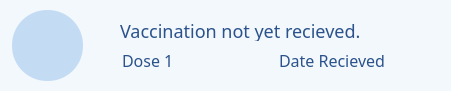
      <widget class="QFrame" name="vaccineDose1FramePP">
       <property name="geometry">
        <rect>
         <x>400</x>
         <y>250</y>
         <width>451</width>
         <height>91</height>
        </rect>
       </property>
       <property name="styleSheet">
        <string notr="true">background: #F2F8FC;
border-radius: 40px;</string>
       </property>
       <property name="frameShape">
        <enum>QFrame::StyledPanel</enum>
       </property>
       <property name="frameShadow">
        <enum>QFrame::Raised</enum>
       </property>
       <widget class="QLabel" name="vaccineIcon1FramePP">
        <property name="geometry">
         <rect>
          <x>12</x>
          <y>10</y>
          <width>71</width>
          <height>71</height>
         </rect>
        </property>
        <property name="styleSheet">
         <string notr="true">background: #C4DBF4;
border-radius: 35px;</string>
        </property>
        <property name="text">
         <string/>
        </property>
        <property name="scaledContents">
         <bool>false</bool>
        </property>
        <property name="alignment">
         <set>Qt::AlignCenter</set>
        </property>
       </widget>
       <widget class="QLabel" name="showDose1BatchPP">
        <property name="geometry">
         <rect>
          <x>122</x>
          <y>50</y>
          <width>151</width>
          <height>20</height>
         </rect>
        </property>
        <property name="font">
         <font>
          <family>Avenir Next</family>
          <pointsize>-1</pointsize>
          <weight>25</weight>
          <bold>false</bold>
         </font>
        </property>
        <property name="styleSheet">
         <string notr="true">font-weight: 200;
font-size: 16px;
color:#2B528C;

</string>
        </property>
        <property name="text">
         <string>Dose 1</string>
        </property>
       </widget>
       <widget class="QLabel" name="showDose1NamePP">
        <property name="geometry">
         <rect>
          <x>120</x>
          <y>20</y>
          <width>271</width>
          <height>21</height>
         </rect>
        </property>
        <property name="font">
         <font>
          <family>Arial Rounded MT Bold</family>
          <pointsize>-1</pointsize>
          <weight>37</weight>
          <bold>false</bold>
         </font>
        </property>
        <property name="styleSheet">
         <string notr="true">font-weight: 300;
font-size: 18px;
color:#2B528C;

</string>
        </property>
        <property name="text">
         <string>Vaccination not yet recieved.</string>
        </property>
        <property name="alignment">
         <set>Qt::AlignLeading|Qt::AlignLeft|Qt::AlignVCenter</set>
        </property>
       </widget>
       <widget class="QLabel" name="showDose1DatePP">
        <property name="geometry">
         <rect>
          <x>274</x>
          <y>50</y>
          <width>111</width>
          <height>20</height>
         </rect>
        </property>
        <property name="font">
         <font>
          <family>Avenir Next</family>
          <pointsize>-1</pointsize>
          <weight>25</weight>
          <bold>false</bold>
         </font>
        </property>
        <property name="styleSheet">
         <string notr="true">font-weight: 200;
font-size: 16px;
color:#2B528C;

</string>
        </property>
        <property name="text">
         <string>Date Recieved</string>
        </property>
        <property name="alignment">
         <set>Qt::AlignRight|Qt::AlignTrailing|Qt::AlignVCenter</set>
        </property>
       </widget>
       <widget class="QLabel" name="imgVaccineIcon1PP">
        <property name="geometry">
         <rect>
          <x>32</x>
          <y>22</y>
          <width>31</width>
          <height>41</height>
         </rect>
        </property>
        <property name="styleSheet">
         <string notr="true">background: #C4DBF4;
border-radius: 5px;</string>
        </property>
        <property name="text">
         <string/>
        </property>
        <property name="pixmap">
         <pixmap resource="Resources.qrc">:/res/images/iconVaccine.png</pixmap>
        </property>
        <property name="scaledContents">
         <bool>true</bool>
        </property>
        <property name="alignment">
         <set>Qt::AlignCenter</set>
        </property>
       </widget>
      </widget>
